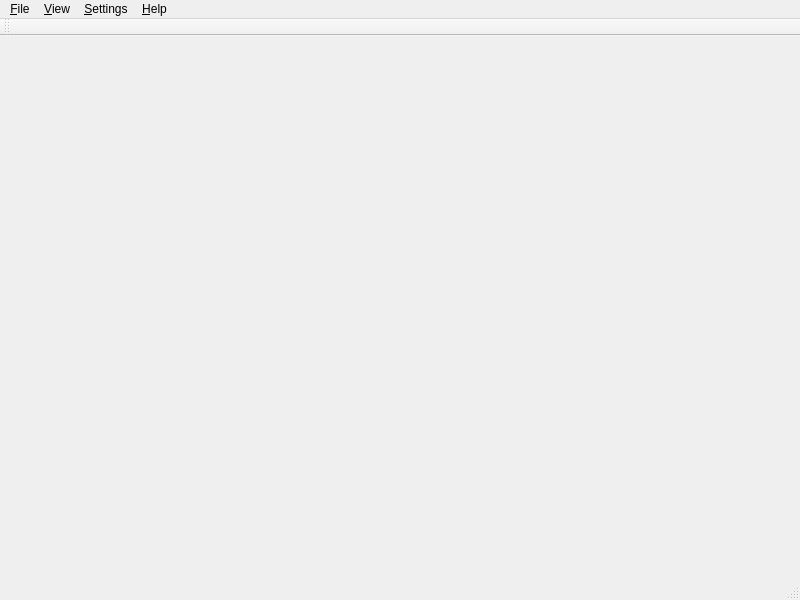
<?xml version="1.0" encoding="UTF-8"?>
<ui version="4.0">
 <class>BulletinExporterView</class>
 <widget class="QMainWindow" name="BulletinExporterView">
  <property name="geometry">
   <rect>
    <x>0</x>
    <y>0</y>
    <width>800</width>
    <height>600</height>
   </rect>
  </property>
  <property name="windowTitle">
   <string>BulletinExporterView</string>
  </property>
  <widget class="QWidget" name="centralWidget">
   <layout class="QGridLayout" name="gridLayout">
    <item row="0" column="0">
     <widget class="QFrame" name="frameEventList"/>
    </item>
   </layout>
  </widget>
  <widget class="QMenuBar" name="menuBar">
   <property name="geometry">
    <rect>
     <x>0</x>
     <y>0</y>
     <width>800</width>
     <height>22</height>
    </rect>
   </property>
   <widget class="QMenu" name="menuFile">
    <property name="title">
     <string>&amp;File</string>
    </property>
    <addaction name="actionExportBulletin"/>
    <addaction name="actionExportMap"/>
    <addaction name="actionExit"/>
   </widget>
   <widget class="QMenu" name="menuHelp">
    <property name="title">
     <string>&amp;Help</string>
    </property>
    <addaction name="actionAbout"/>
    <addaction name="actionLoadedPlugins"/>
    <addaction name="separator"/>
    <addaction name="actionDocumentationIndex"/>
    <addaction name="actionDocumentationForScbev"/>
   </widget>
   <widget class="QMenu" name="menu_Settings">
    <property name="title">
     <string>&amp;Settings</string>
    </property>
    <addaction name="actionConfigureConnection"/>
    <addaction name="actionConfigureBulletinExporterView"/>
   </widget>
   <widget class="QMenu" name="menu_View">
    <property name="title">
     <string>&amp;View</string>
    </property>
    <addaction name="actionShowLog"/>
   </widget>
   <addaction name="menuFile"/>
   <addaction name="menu_View"/>
   <addaction name="menu_Settings"/>
   <addaction name="menuHelp"/>
  </widget>
  <widget class="QToolBar" name="mainToolBar">
   <attribute name="toolBarArea">
    <enum>TopToolBarArea</enum>
   </attribute>
   <attribute name="toolBarBreak">
    <bool>false</bool>
   </attribute>
  </widget>
  <widget class="QStatusBar" name="statusBar"/>
  <action name="actionExit">
   <property name="text">
    <string>&amp;Exit</string>
   </property>
   <property name="shortcut">
    <string>Ctrl+Q</string>
   </property>
  </action>
  <action name="actionAbout">
   <property name="text">
    <string>&amp;About &amp;BulletinExporterView</string>
   </property>
  </action>
  <action name="actionExportBulletin">
   <property name="text">
    <string>&amp;Export bulletin</string>
   </property>
   <property name="shortcut">
    <string>Ctrl+P</string>
   </property>
  </action>
  <action name="actionExportMap">
   <property name="text">
    <string>&amp;Export map</string>
   </property>
   <property name="shortcut">
    <string>Ctrl+M</string>
   </property>
  </action>
  <action name="actionConfigureConnection">
   <property name="text">
    <string>&amp;Configure &amp;Connection</string>
   </property>
   <property name="shortcut">
    <string>F2</string>
   </property>
  </action>
  <action name="actionConfigureBulletinExporterView">
   <property name="text">
    <string>&amp;Configure &amp;BulletinExporterView</string>
   </property>
   <property name="shortcut">
    <string>F3</string>
   </property>
  </action>
  <action name="actionLoadedPlugins">
   <property name="text">
    <string>&amp;Loaded &amp;Plugins</string>
   </property>
  </action>
  <action name="actionDocumentationIndex">
   <property name="text">
    <string>Documentation index</string>
   </property>
   <property name="shortcut">
    <string>F1</string>
   </property>
  </action>
  <action name="actionDocumentationForScbev">
   <property name="text">
    <string>Documentation for scbev</string>
   </property>
   <property name="shortcut">
    <string>Shift+F1</string>
   </property>
  </action>
  <action name="actionShowLog">
   <property name="text">
    <string>&amp;Show log</string>
   </property>
   <property name="shortcut">
    <string>F9</string>
   </property>
  </action>
 </widget>
 <layoutdefault spacing="6" margin="11"/>
 <resources/>
 <connections/>
</ui>
